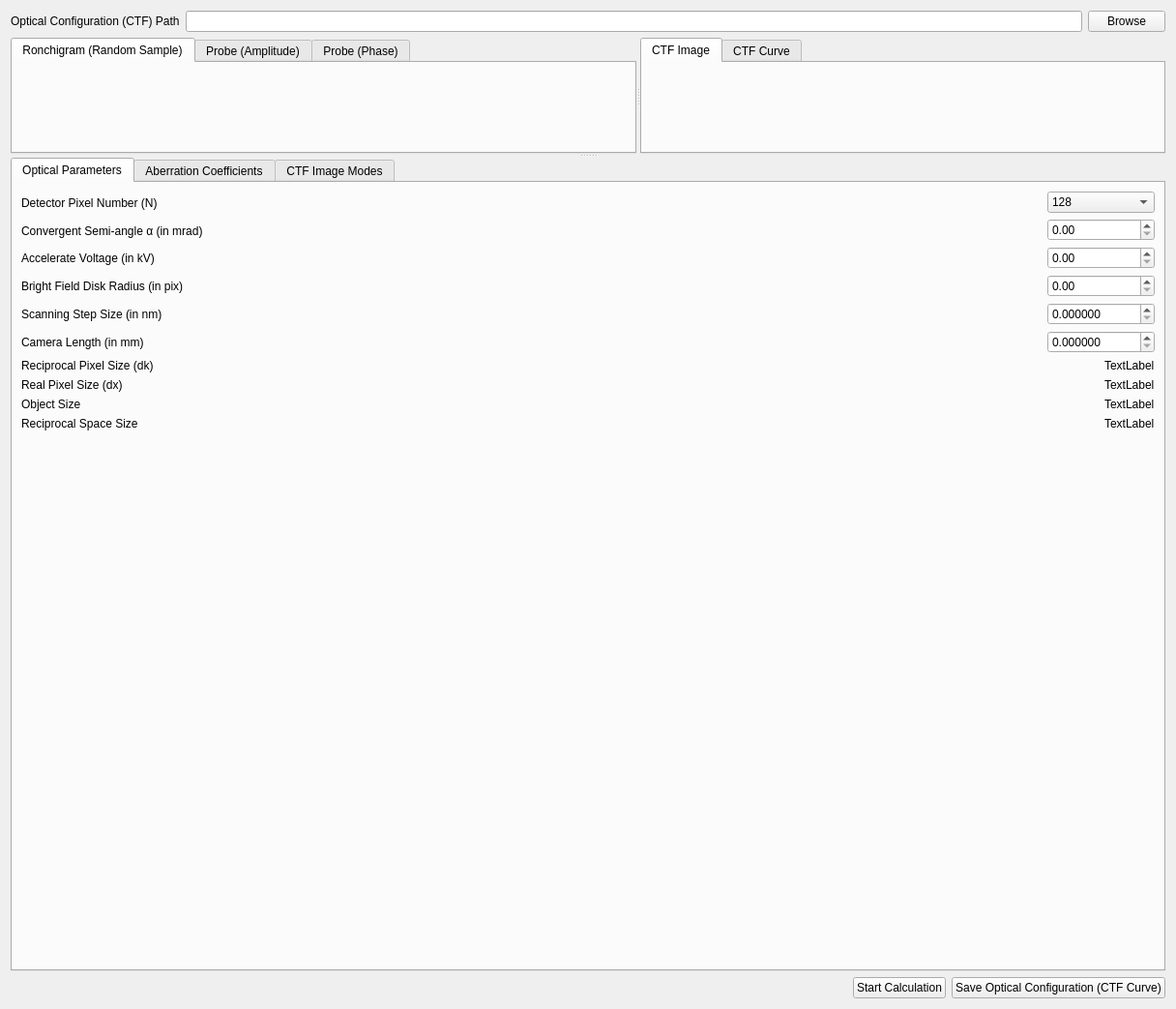
<?xml version="1.0" encoding="UTF-8"?>
<ui version="4.0">
 <class>Form</class>
 <widget class="QWidget" name="Form">
  <property name="geometry">
   <rect>
    <x>0</x>
    <y>0</y>
    <width>1216</width>
    <height>1043</height>
   </rect>
  </property>
  <property name="windowTitle">
   <string>Form</string>
  </property>
  <layout class="QVBoxLayout" name="verticalLayout_6">
   <item>
    <layout class="QHBoxLayout" name="horizontalLayout_6">
     <item>
      <widget class="QLabel" name="label">
       <property name="text">
        <string>Optical Configuration (CTF) Path</string>
       </property>
      </widget>
     </item>
     <item>
      <widget class="QLineEdit" name="lineEdit_config_path"/>
     </item>
     <item>
      <widget class="QPushButton" name="pushButton_browse_config">
       <property name="text">
        <string>Browse</string>
       </property>
      </widget>
     </item>
    </layout>
   </item>
   <item>
    <widget class="QSplitter" name="splitter_2">
     <property name="orientation">
      <enum>Qt::Vertical</enum>
     </property>
     <widget class="QSplitter" name="splitter">
      <property name="orientation">
       <enum>Qt::Horizontal</enum>
      </property>
      <widget class="QTabWidget" name="tabWidget_2">
       <property name="currentIndex">
        <number>0</number>
       </property>
       <widget class="QWidget" name="tab_3">
        <attribute name="title">
         <string>Ronchigram (Random Sample)</string>
        </attribute>
        <layout class="QVBoxLayout" name="verticalLayout_11">
         <item>
          <widget class="WidgetPlotImage" name="widget_plot_ronchigram" native="true"/>
         </item>
        </layout>
       </widget>
       <widget class="QWidget" name="tab_4">
        <attribute name="title">
         <string>Probe (Amplitude)</string>
        </attribute>
        <layout class="QVBoxLayout" name="verticalLayout_9">
         <item>
          <widget class="WidgetPlotImage" name="widget_plot_probe_abs" native="true"/>
         </item>
        </layout>
       </widget>
       <widget class="QWidget" name="tab_5">
        <attribute name="title">
         <string>Probe (Phase)</string>
        </attribute>
        <layout class="QVBoxLayout" name="verticalLayout_12">
         <item>
          <widget class="WidgetPlotImage" name="widget_plot_probe_angle" native="true"/>
         </item>
        </layout>
       </widget>
      </widget>
      <widget class="QTabWidget" name="tabWidget_3">
       <property name="currentIndex">
        <number>0</number>
       </property>
       <widget class="QWidget" name="tab_9">
        <attribute name="title">
         <string>CTF Image</string>
        </attribute>
        <layout class="QVBoxLayout" name="verticalLayout_28">
         <item>
          <widget class="WidgetPlotImage" name="widget_plot_ctf_image" native="true"/>
         </item>
        </layout>
       </widget>
       <widget class="QWidget" name="tab_10">
        <attribute name="title">
         <string>CTF Curve</string>
        </attribute>
        <layout class="QVBoxLayout" name="verticalLayout_7">
         <item>
          <widget class="WidgetPlotLine" name="widget_plot_ctf_curve" native="true"/>
         </item>
        </layout>
       </widget>
      </widget>
     </widget>
     <widget class="QTabWidget" name="tabWidget">
      <property name="currentIndex">
       <number>0</number>
      </property>
      <widget class="QWidget" name="tab">
       <attribute name="title">
        <string>Optical Parameters</string>
       </attribute>
       <layout class="QVBoxLayout" name="verticalLayout_27">
        <item>
         <layout class="QVBoxLayout" name="verticalLayout_18">
          <item>
           <layout class="QHBoxLayout" name="horizontalLayout_8">
            <item>
             <layout class="QVBoxLayout" name="verticalLayout_19">
              <item>
               <widget class="QLabel" name="label_18">
                <property name="text">
                 <string>Detector Pixel Number (N)</string>
                </property>
               </widget>
              </item>
              <item>
               <widget class="QLabel" name="label_19">
                <property name="text">
                 <string>Convergent Semi-angle α (in mrad)</string>
                </property>
               </widget>
              </item>
              <item>
               <widget class="QLabel" name="label_20">
                <property name="text">
                 <string>Accelerate Voltage (in kV)</string>
                </property>
               </widget>
              </item>
              <item>
               <widget class="QLabel" name="label_21">
                <property name="text">
                 <string>Bright Field Disk Radius (in pix)</string>
                </property>
               </widget>
              </item>
              <item>
               <widget class="QLabel" name="label_7">
                <property name="text">
                 <string>Scanning Step Size (in nm)</string>
                </property>
               </widget>
              </item>
              <item>
               <widget class="QLabel" name="label_8">
                <property name="text">
                 <string>Camera Length (in mm)</string>
                </property>
               </widget>
              </item>
             </layout>
            </item>
            <item>
             <spacer name="horizontalSpacer_7">
              <property name="orientation">
               <enum>Qt::Horizontal</enum>
              </property>
              <property name="sizeHint" stdset="0">
               <size>
                <width>40</width>
                <height>20</height>
               </size>
              </property>
             </spacer>
            </item>
            <item>
             <layout class="QVBoxLayout" name="verticalLayout_20">
              <item>
               <widget class="QComboBox" name="comboBox_pixel_number">
                <item>
                 <property name="text">
                  <string>128</string>
                 </property>
                </item>
                <item>
                 <property name="text">
                  <string>256</string>
                 </property>
                </item>
                <item>
                 <property name="text">
                  <string>512</string>
                 </property>
                </item>
                <item>
                 <property name="text">
                  <string>1024</string>
                 </property>
                </item>
                <item>
                 <property name="text">
                  <string>2048</string>
                 </property>
                </item>
                <item>
                 <property name="text">
                  <string>4096</string>
                 </property>
                </item>
               </widget>
              </item>
              <item>
               <widget class="QDoubleSpinBox" name="doubleSpinBox_alpha">
                <property name="maximum">
                 <double>9999.989999999999782</double>
                </property>
               </widget>
              </item>
              <item>
               <widget class="QDoubleSpinBox" name="doubleSpinBox_voltage">
                <property name="maximum">
                 <double>9999.989999999999782</double>
                </property>
               </widget>
              </item>
              <item>
               <widget class="QDoubleSpinBox" name="doubleSpinBox_bright_field_disk_radius">
                <property name="maximum">
                 <double>9999.989999999999782</double>
                </property>
               </widget>
              </item>
              <item>
               <widget class="QDoubleSpinBox" name="doubleSpinBox_scanning_step_size">
                <property name="decimals">
                 <number>6</number>
                </property>
                <property name="maximum">
                 <double>999999.999998999992386</double>
                </property>
               </widget>
              </item>
              <item>
               <widget class="QDoubleSpinBox" name="doubleSpinBox_camera_length">
                <property name="decimals">
                 <number>6</number>
                </property>
                <property name="maximum">
                 <double>999999.999998999992386</double>
                </property>
               </widget>
              </item>
             </layout>
            </item>
           </layout>
          </item>
          <item>
           <layout class="QHBoxLayout" name="horizontalLayout_9">
            <item>
             <layout class="QVBoxLayout" name="verticalLayout_21">
              <item>
               <widget class="QLabel" name="label_22">
                <property name="text">
                 <string>Reciprocal Pixel Size (dk)</string>
                </property>
               </widget>
              </item>
              <item>
               <widget class="QLabel" name="label_23">
                <property name="text">
                 <string>Real Pixel Size (dx)</string>
                </property>
               </widget>
              </item>
              <item>
               <widget class="QLabel" name="label_25">
                <property name="text">
                 <string>Object Size</string>
                </property>
               </widget>
              </item>
              <item>
               <widget class="QLabel" name="label_26">
                <property name="text">
                 <string>Reciprocal Space Size</string>
                </property>
               </widget>
              </item>
             </layout>
            </item>
            <item>
             <spacer name="horizontalSpacer_8">
              <property name="orientation">
               <enum>Qt::Horizontal</enum>
              </property>
              <property name="sizeHint" stdset="0">
               <size>
                <width>40</width>
                <height>20</height>
               </size>
              </property>
             </spacer>
            </item>
            <item>
             <layout class="QVBoxLayout" name="verticalLayout_22">
              <item>
               <widget class="QLabel" name="label_dk">
                <property name="text">
                 <string>TextLabel</string>
                </property>
               </widget>
              </item>
              <item>
               <widget class="QLabel" name="label_dx">
                <property name="text">
                 <string>TextLabel</string>
                </property>
               </widget>
              </item>
              <item>
               <widget class="QLabel" name="label_object_size">
                <property name="text">
                 <string>TextLabel</string>
                </property>
               </widget>
              </item>
              <item>
               <widget class="QLabel" name="label_reciprocal_space_size">
                <property name="text">
                 <string>TextLabel</string>
                </property>
               </widget>
              </item>
             </layout>
            </item>
           </layout>
          </item>
          <item>
           <spacer name="verticalSpacer_4">
            <property name="orientation">
             <enum>Qt::Vertical</enum>
            </property>
            <property name="sizeHint" stdset="0">
             <size>
              <width>20</width>
              <height>40</height>
             </size>
            </property>
           </spacer>
          </item>
         </layout>
        </item>
       </layout>
      </widget>
      <widget class="QWidget" name="tab_8">
       <attribute name="title">
        <string>Aberration Coefficients</string>
       </attribute>
       <layout class="QVBoxLayout" name="verticalLayout_26">
        <item>
         <layout class="QVBoxLayout" name="verticalLayout_25">
          <item>
           <layout class="QHBoxLayout" name="horizontalLayout_10">
            <item>
             <layout class="QVBoxLayout" name="verticalLayout_23">
              <item>
               <widget class="QLabel" name="label_27">
                <property name="text">
                 <string>&lt;html&gt;&lt;head/&gt;&lt;body&gt;&lt;p&gt;Defocus (in nm)&lt;/p&gt;&lt;/body&gt;&lt;/html&gt;</string>
                </property>
               </widget>
              </item>
              <item>
               <widget class="QLabel" name="label_28">
                <property name="text">
                 <string>Spherical Aberration Cs (in μm)</string>
                </property>
               </widget>
              </item>
             </layout>
            </item>
            <item>
             <spacer name="horizontalSpacer_9">
              <property name="orientation">
               <enum>Qt::Horizontal</enum>
              </property>
              <property name="sizeHint" stdset="0">
               <size>
                <width>40</width>
                <height>20</height>
               </size>
              </property>
             </spacer>
            </item>
            <item>
             <layout class="QVBoxLayout" name="verticalLayout_24">
              <item>
               <widget class="QDoubleSpinBox" name="doubleSpinBox_defocus">
                <property name="decimals">
                 <number>6</number>
                </property>
                <property name="minimum">
                 <double>-999999.999998999992386</double>
                </property>
                <property name="maximum">
                 <double>999999.999998999992386</double>
                </property>
               </widget>
              </item>
              <item>
               <widget class="QDoubleSpinBox" name="doubleSpinBox_Cs">
                <property name="decimals">
                 <number>6</number>
                </property>
                <property name="maximum">
                 <double>9999.999998999999661</double>
                </property>
               </widget>
              </item>
             </layout>
            </item>
           </layout>
          </item>
          <item>
           <layout class="QHBoxLayout" name="horizontalLayout_11">
            <item>
             <spacer name="horizontalSpacer_10">
              <property name="orientation">
               <enum>Qt::Horizontal</enum>
              </property>
              <property name="sizeHint" stdset="0">
               <size>
                <width>40</width>
                <height>20</height>
               </size>
              </property>
             </spacer>
            </item>
            <item>
             <widget class="QPushButton" name="pushButton_set_aberrations">
              <property name="text">
               <string>Set High Order Aberrations...</string>
              </property>
             </widget>
            </item>
           </layout>
          </item>
          <item>
           <spacer name="verticalSpacer_5">
            <property name="orientation">
             <enum>Qt::Vertical</enum>
            </property>
            <property name="sizeHint" stdset="0">
             <size>
              <width>20</width>
              <height>40</height>
             </size>
            </property>
           </spacer>
          </item>
         </layout>
        </item>
       </layout>
      </widget>
      <widget class="QWidget" name="tab_2">
       <attribute name="title">
        <string>CTF Image Modes</string>
       </attribute>
       <layout class="QVBoxLayout" name="verticalLayout_5">
        <item>
         <layout class="QHBoxLayout" name="horizontalLayout_4">
          <item>
           <layout class="QVBoxLayout" name="verticalLayout_3">
            <item>
             <widget class="QLabel" name="label_6">
              <property name="text">
               <string>Descriptions</string>
              </property>
             </widget>
            </item>
            <item>
             <widget class="QTextBrowser" name="textBrowser_image_mode_descriptions"/>
            </item>
           </layout>
          </item>
          <item>
           <layout class="QVBoxLayout" name="verticalLayout_4">
            <item>
             <layout class="QHBoxLayout" name="horizontalLayout_3">
              <item>
               <widget class="QLabel" name="label_2">
                <property name="text">
                 <string>Image Modes</string>
                </property>
               </widget>
              </item>
              <item>
               <spacer name="horizontalSpacer_3">
                <property name="orientation">
                 <enum>Qt::Horizontal</enum>
                </property>
                <property name="sizeHint" stdset="0">
                 <size>
                  <width>40</width>
                  <height>20</height>
                 </size>
                </property>
               </spacer>
              </item>
              <item>
               <widget class="QComboBox" name="comboBox_image_modes">
                <item>
                 <property name="text">
                  <string>(Annular) Bright Fields</string>
                 </property>
                </item>
                <item>
                 <property name="text">
                  <string>Annular Dark Fields</string>
                 </property>
                </item>
                <item>
                 <property name="text">
                  <string>Full Bright Fields</string>
                 </property>
                </item>
                <item>
                 <property name="text">
                  <string>Axial Bright Fields</string>
                 </property>
                </item>
                <item>
                 <property name="text">
                  <string>Differentiated Center of Mass</string>
                 </property>
                </item>
                <item>
                 <property name="text">
                  <string>Integrated Center of Mass</string>
                 </property>
                </item>
               </widget>
              </item>
             </layout>
            </item>
            <item>
             <widget class="QStackedWidget" name="stackedWidget">
              <property name="currentIndex">
               <number>0</number>
              </property>
              <widget class="QWidget" name="page_virtual_detector">
               <layout class="QVBoxLayout" name="verticalLayout_2">
                <item>
                 <layout class="QVBoxLayout" name="verticalLayout">
                  <item>
                   <widget class="QLabel" name="label_5">
                    <property name="text">
                     <string>Virtual Detector Regions</string>
                    </property>
                   </widget>
                  </item>
                  <item>
                   <layout class="QHBoxLayout" name="horizontalLayout_2">
                    <item>
                     <widget class="QLabel" name="label_3">
                      <property name="text">
                       <string>Outer Radius (in mrad)</string>
                      </property>
                     </widget>
                    </item>
                    <item>
                     <spacer name="horizontalSpacer">
                      <property name="orientation">
                       <enum>Qt::Horizontal</enum>
                      </property>
                      <property name="sizeHint" stdset="0">
                       <size>
                        <width>18</width>
                        <height>20</height>
                       </size>
                      </property>
                     </spacer>
                    </item>
                    <item>
                     <widget class="QDoubleSpinBox" name="doubleSpinBox_abf_outer_radius">
                      <property name="decimals">
                       <number>4</number>
                      </property>
                      <property name="maximum">
                       <double>9999.999900000000707</double>
                      </property>
                     </widget>
                    </item>
                   </layout>
                  </item>
                  <item>
                   <layout class="QHBoxLayout" name="horizontalLayout">
                    <item>
                     <widget class="QLabel" name="label_4">
                      <property name="text">
                       <string>Inner Radius (in mrad)</string>
                      </property>
                     </widget>
                    </item>
                    <item>
                     <spacer name="horizontalSpacer_2">
                      <property name="orientation">
                       <enum>Qt::Horizontal</enum>
                      </property>
                      <property name="sizeHint" stdset="0">
                       <size>
                        <width>18</width>
                        <height>20</height>
                       </size>
                      </property>
                     </spacer>
                    </item>
                    <item>
                     <widget class="QDoubleSpinBox" name="doubleSpinBox_abf_inner_radius">
                      <property name="decimals">
                       <number>4</number>
                      </property>
                      <property name="maximum">
                       <double>9999.999900000000707</double>
                      </property>
                     </widget>
                    </item>
                   </layout>
                  </item>
                 </layout>
                </item>
                <item>
                 <spacer name="verticalSpacer">
                  <property name="orientation">
                   <enum>Qt::Vertical</enum>
                  </property>
                  <property name="sizeHint" stdset="0">
                   <size>
                    <width>20</width>
                    <height>132</height>
                   </size>
                  </property>
                 </spacer>
                </item>
               </layout>
              </widget>
              <widget class="QWidget" name="page_nothing"/>
             </widget>
            </item>
           </layout>
          </item>
         </layout>
        </item>
       </layout>
      </widget>
     </widget>
    </widget>
   </item>
   <item>
    <layout class="QHBoxLayout" name="horizontalLayout_5">
     <item>
      <spacer name="horizontalSpacer_4">
       <property name="orientation">
        <enum>Qt::Horizontal</enum>
       </property>
       <property name="sizeHint" stdset="0">
        <size>
         <width>40</width>
         <height>20</height>
        </size>
       </property>
      </spacer>
     </item>
     <item>
      <widget class="QPushButton" name="pushButton_start_calculation">
       <property name="text">
        <string>Start Calculation</string>
       </property>
      </widget>
     </item>
     <item>
      <widget class="QPushButton" name="pushButton_save_config_path">
       <property name="text">
        <string>Save Optical Configuration (CTF Curve)</string>
       </property>
      </widget>
     </item>
    </layout>
   </item>
  </layout>
 </widget>
 <customwidgets>
  <customwidget>
   <class>WidgetPlotImage</class>
   <extends>QWidget</extends>
   <header>bin.Widgets.WidgetPlots.h</header>
   <container>1</container>
  </customwidget>
  <customwidget>
   <class>WidgetPlotLine</class>
   <extends>QWidget</extends>
   <header>bin.Widgets.WidgetPlots.h</header>
   <container>1</container>
  </customwidget>
 </customwidgets>
 <resources/>
 <connections/>
</ui>
